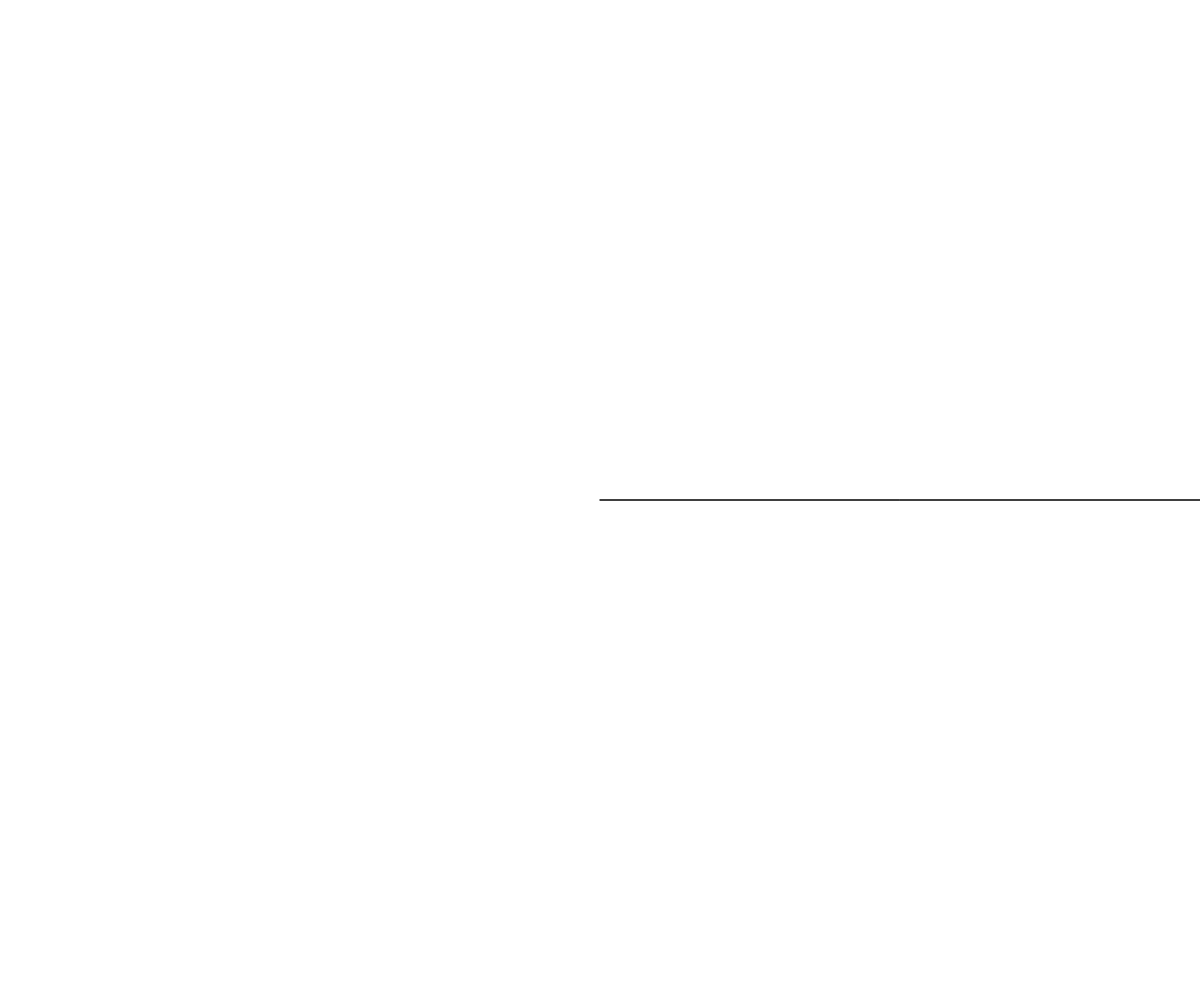
Frame 1 (no input)
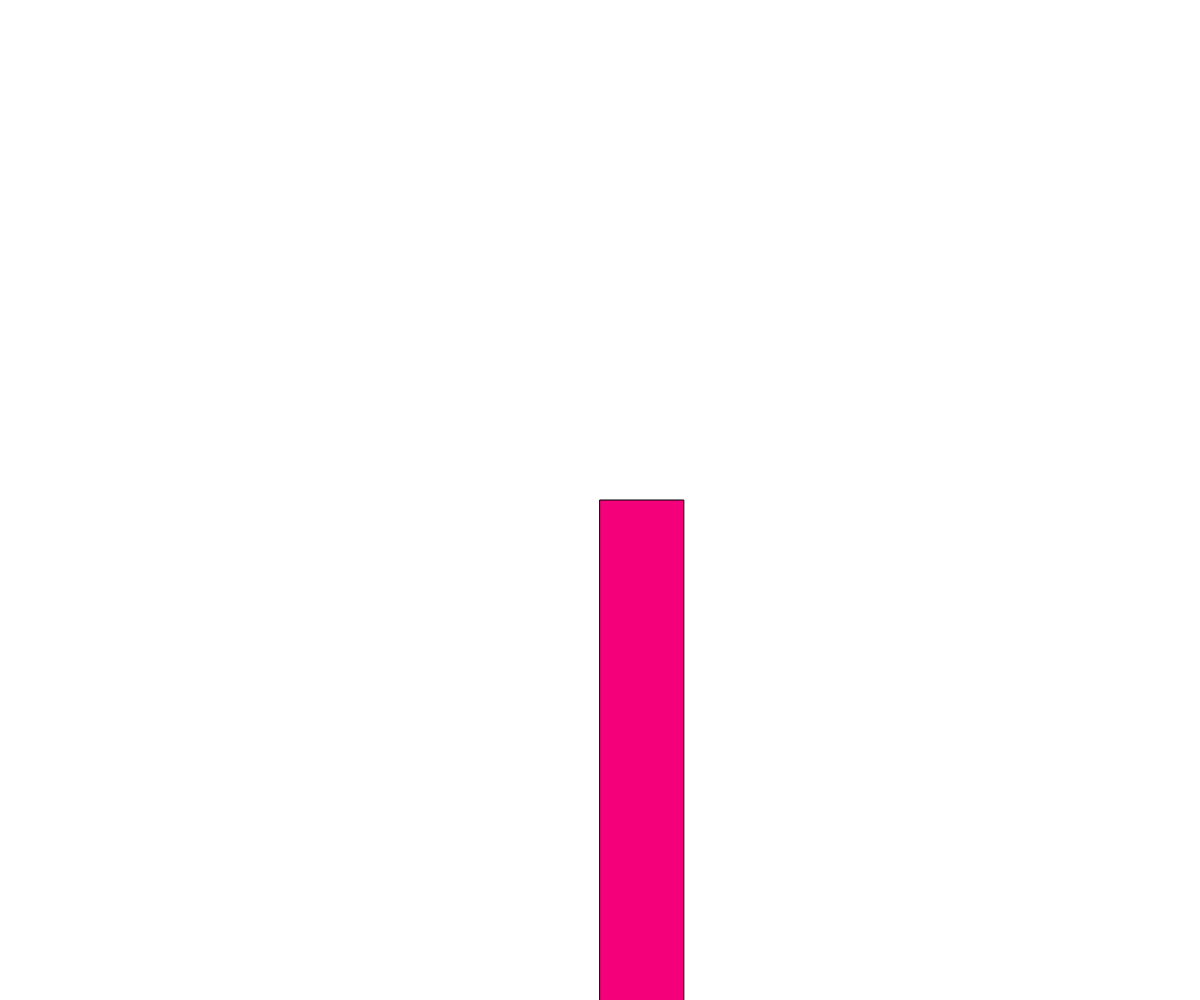
Frame 60 (no input)
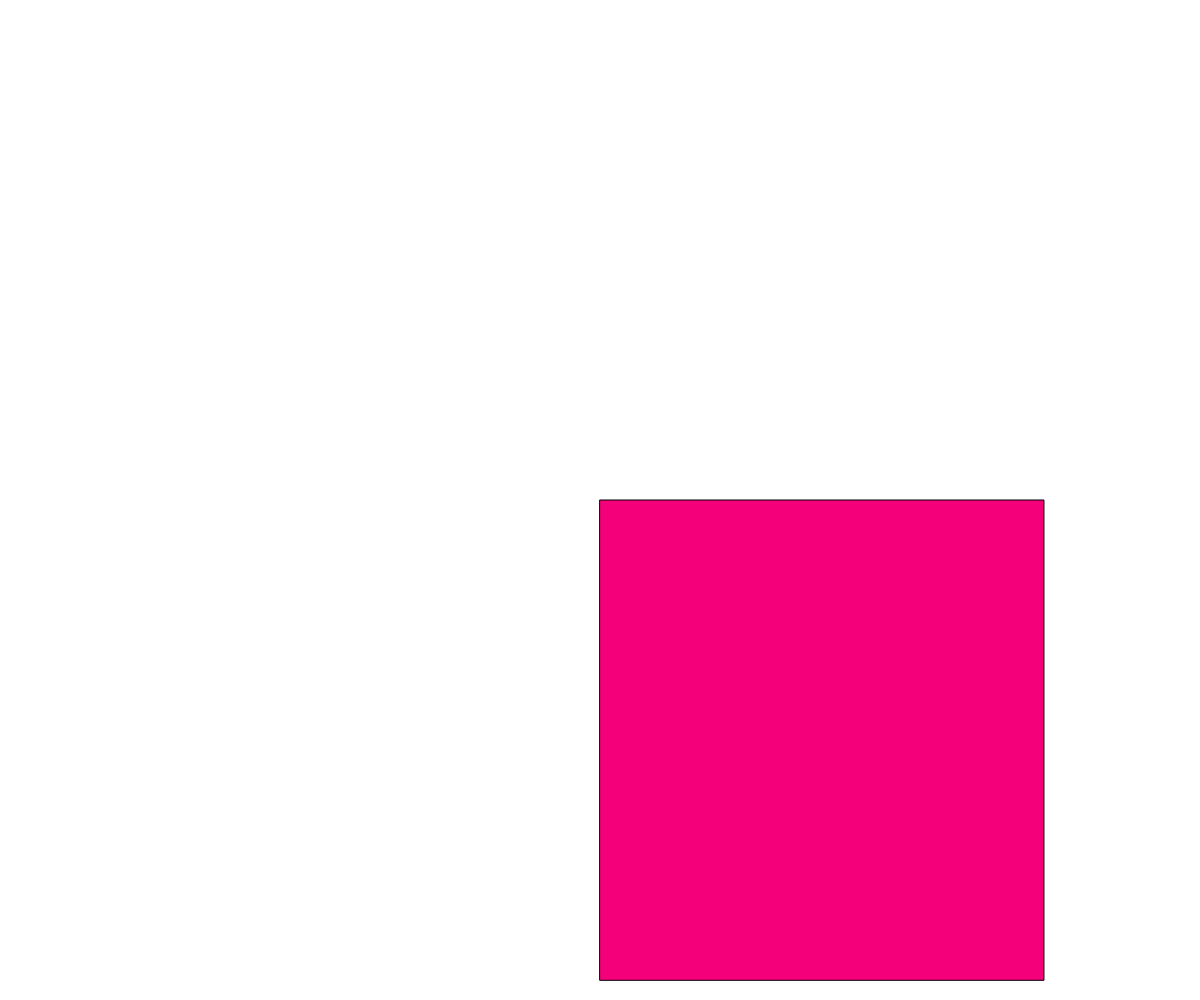
Frame 120 (the mouse pressed at the canvas centre since frame 60)

The p5.js sketch that drew these frames (run headless with seeded random() and noise() and a simulated clock; from frame 60 on, the mouse is pressed at the canvas centre):

// p5.js sketch
// ── sketch.js
/**
** Harmonic motion with angular acceleration
**/
var aVelocity;
var aAccel;
var angle;
var x = 0.0;

function setup(){
  createCanvas(windowWidth,windowHeight);
  aVelocity = createVector();
  aAccel = createVector(0.001, 0.003 );
  angle = createVector(0,0);
}
function draw(){
  background(255);
  translate(width/2, height/2);
  var amplitude = width/2;//play with the amplitude value 
  
  // angle = incr / period * TWO_PI
  //angle = (frameCount / period ) *TWO_PI;
  
  x = cos(angle.x)* amplitude;
  y = sin(angle.y)*amplitude;
  fill(245,0,123);
  rect(0,0,x,y);
  
  angle = p5.Vector.add(angle, aVelocity);
  // angle+=aVelocity;
  
  aVelocity.add(aAccel);
  //aVelocity+=aAccel;
  //constrain(aVelocity, 0.0,1.0);
}
